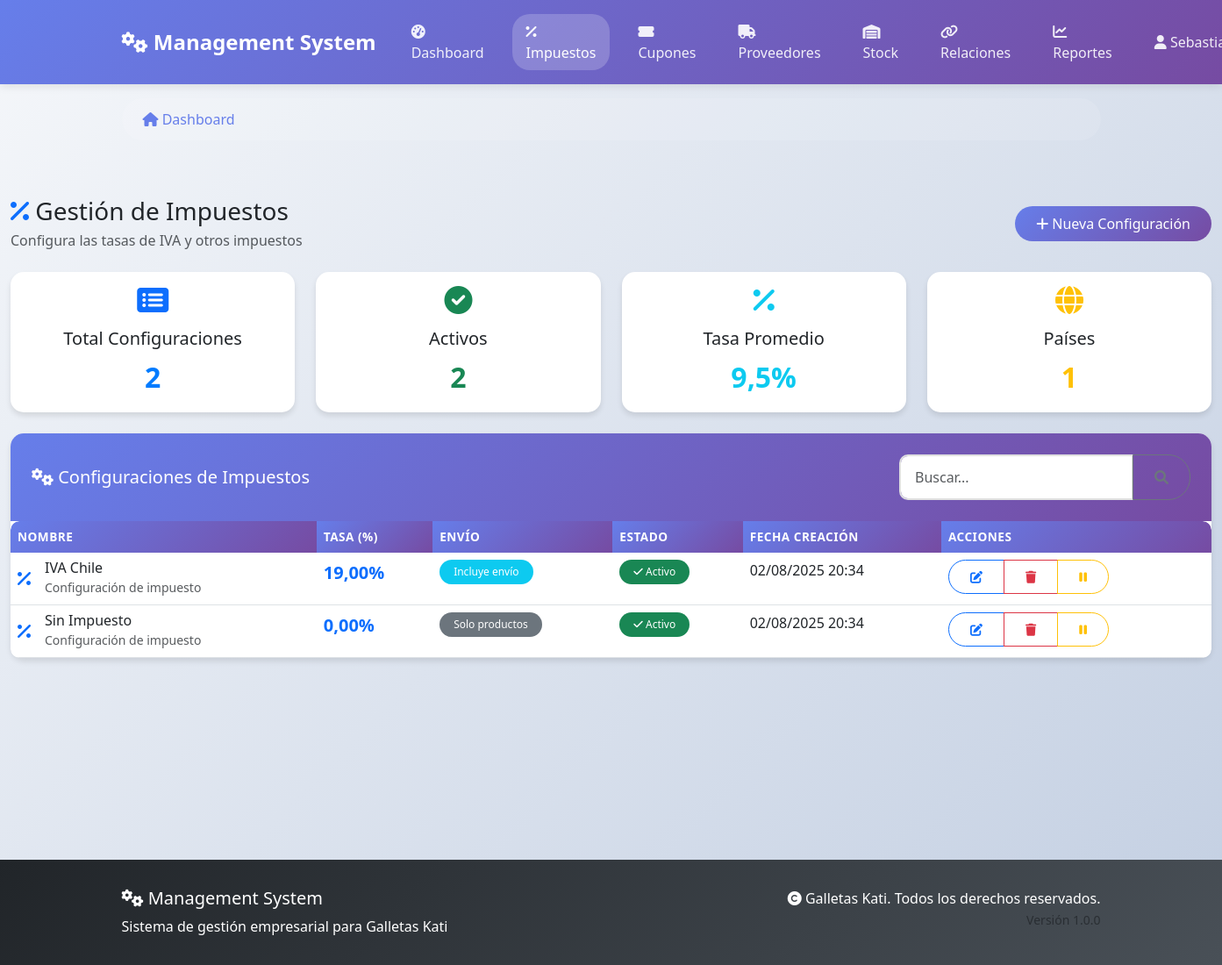
Page /management/impuestos/ (signed in) on the committed database.
### shop/models.py (models this page shows, shortened)
class TaxConfiguration(models.Model):
    name = models.CharField(max_length=100, help_text="Ej: IVA Chile")
    rate = models.DecimalField(
        max_digits=5,
        decimal_places=2,
        validators=[MinValueValidator(0), MaxValueValidator(100)],
        help_text="Porcentaje de impuesto (19% = 19.00)"
    )
    is_active = models.BooleanField(default=True)
    applies_to_shipping = models.BooleanField(default=False, help_text="¿Se aplica al costo de envío?")
    created_at = models.DateTimeField(auto_now_add=True)
    updated_at = models.DateTimeField(auto_now=True)
    class Meta:
        verbose_name = "Configuración de Impuesto"
        verbose_name_plural = "Configuraciones de Impuestos"
        ordering = ['-is_active', 'name']

### management/views.py (the view)
# urls.py: path('impuestos/', views.TaxManagementView.as_view(), name='tax_management'),
class TaxManagementView(SuperuserRequiredMixin, ListView):
    model = TaxConfiguration
    template_name = 'management/tax/management.html'
    context_object_name = 'tax_configurations'
    paginate_by = 20
    def get_context_data(self, **kwargs):
        context = super().get_context_data(**kwargs)
        context.update({
            'total_configurations': TaxConfiguration.objects.count(),
            'active_configurations': TaxConfiguration.objects.filter(is_active=True).count(),
            'average_rate': TaxConfiguration.objects.filter(is_active=True).aggregate(
                avg_rate=Avg('rate')
            )['avg_rate'] or 0,
            'unique_countries': 1,  # Por ahora solo Chile, ya que no hay campo country
        })
        return context

### management/templates/management/tax/management.html (shortened to what this page needs)
{% extends 'management/base.html' %}
{% load static %}
{% block content %}
<div class="container-fluid">
    <div class="row">
        <div class="col-12">
            <div class="d-flex justify-content-between align-items-center mb-4">
                <div>
                    <h2 class="h3 mb-1">
                        <i class="fas fa-percentage text-primary"></i>
                        Gestión de Impuestos
                    </h2>
                    <p class="text-muted mb-0">Configura las tasas de IVA y otros impuestos</p>
                </div>
                <button type="button" class="btn btn-primary btn-action" data-bs-toggle="modal" data-bs-target="#addTaxModal">
                    <i class="fas fa-plus"></i>
                    Nueva Configuración
                </button>
            </div>
        </div>
    </div>
    <div class="row mb-4">
        <div class="col-md-3">
            <div class="card tax-card text-center">
                <div class="card-body">
                    <i class="fas fa-list-alt fa-2x text-primary mb-3"></i>
                    <h5 class="card-title">Total Configuraciones</h5>
                    <span class="tax-rate">{{ total_configurations }}</span>
                </div>
            </div>
        </div>
        <div class="col-md-3">
            <div class="card tax-card text-center">
                <div class="card-body">
                    <i class="fas fa-check-circle fa-2x text-success mb-3"></i>
                    <h5 class="card-title">Activos</h5>
                    <span class="tax-rate text-success">{{ active_configurations }}</span>
                </div>
            </div>
        </div>
        <div class="col-md-3">
            <div class="card tax-card text-center">
                <div class="card-body">
                    <i class="fas fa-percentage fa-2x text-info mb-3"></i>
                    <h5 class="card-title">Tasa Promedio</h5>
                    <span class="tax-rate text-info">{{ average_rate|floatformat:1 }}%</span>
                </div>
            </div>
        </div>
        <div class="col-md-3">
            <div class="card tax-card text-center">
                <div class="card-body">
                    <i class="fas fa-globe fa-2x text-warning mb-3"></i>
                    <h5 class="card-title">Países</h5>
                    <span class="tax-rate text-warning">{{ unique_countries }}</span>
                </div>
            </div>
        </div>
    </div>
    <div class="card">
        <div class="card-header">
            <div class="row align-items-center">
                <div class="col">
                    <h5 class="mb-0">
                        <i class="fas fa-cogs"></i>
                        Configuraciones de Impuestos
                    </h5>
                </div>
                <div class="col-auto">
                    <div class="input-group">
                        <input type="text" class="form-control" placeholder="Buscar..." id="searchInput">
                        <button class="btn btn-outline-secondary" type="button">
                            <i class="fas fa-search"></i>
                        </button>
                    </div>
                </div>
            </div>
        </div>
        <div class="card-body p-0">
            <div class="table-responsive">
                <table class="table table-hover mb-0" id="taxTable">
                    <thead>
                        <tr>
                            <th>Nombre</th>
                            <th>Tasa (%)</th>
                            <th>Envío</th>
                            <th>Estado</th>
                            <th>Fecha Creación</th>
                            <th>Acciones</th>
                        </tr>
                    </thead>
                    <tbody>
                        {% for tax in tax_configurations %}
                        <tr>
                            <td>
                                <div class="d-flex align-items-center">
                                    <div class="me-3">
                                        <i class="fas fa-percentage fa-lg text-primary"></i>
                                    </div>
                                    <div>
                                        <h6 class="mb-0">{{ tax.name }}</h6>
                                        <small class="text-muted">Configuración de impuesto</small>
                                    </div>
                                </div>
                            </td>
                            <td>
                                <span class="fw-bold fs-5 text-primary">{{ tax.rate }}%</span>
                            </td>
                            <td>
                                {% if tax.applies_to_shipping %}
                                    <span class="badge bg-info">Incluye envío</span>
                                {% else %}
                                    <span class="badge bg-secondary">Solo productos</span>
                                {% endif %}
                            </td>
                            <td>
                                {% if tax.is_active %}
                                    <span class="badge badge-status bg-success">
                                        <i class="fas fa-check"></i> Activo
                                    </span>
                                {% else %}
                                    <span class="badge badge-status bg-secondary">
                                        <i class="fas fa-times"></i> Inactivo
                                    </span>
                                {% endif %}
                            </td>
                            <td>{{ tax.created_at|date:"d/m/Y H:i" }}</td>
                            <td>
                                <div class="btn-group" role="group">
                                    <button type="button" class="btn btn-sm btn-outline-primary"
                                            data-tax-id="{{ tax.id }}" onclick="editTax(this)" title="Editar">
                                        <i class="fas fa-edit"></i>
                                    </button>
                                    <button type="button" class="btn btn-sm btn-outline-danger"
                                            data-tax-id="{{ tax.id }}" onclick="deleteTax(this)" title="Eliminar">
                                        <i class="fas fa-trash"></i>
                                    </button>
                                    {% if tax.is_active %}
                                        <button type="button" class="btn btn-sm btn-outline-warning"
                                                data-tax-id="{{ tax.id }}" data-active="false" onclick="toggleTax(this)" title="Desactivar">
                                            <i class="fas fa-pause"></i>
                                        </button>
                                    {% else %}
                                        <button type="button" class="btn btn-sm btn-outline-success"
                                                data-tax-id="{{ tax.id }}" data-active="true" onclick="toggleTax(this)" title="Activar">
                                            <i class="fas fa-play"></i>
                                        </button>
                                    {% endif %}
                                </div>
                            </td>
                        </tr>
                        {% endfor %}
                    </tbody>
                </table>
            </div>
        </div>
    </div>
</div>
{% endblock %}

### management/templates/management/base.html (shortened to what this page needs)
<!DOCTYPE html>
{% load static %}
<html lang="es">
<head>
    <link href="https://cdn.jsdelivr.net/npm/bootstrap@5.3.0/dist/css/bootstrap.min.css" rel="stylesheet">
    <link href="https://cdnjs.cloudflare.com/ajax/libs/font-awesome/6.0.0/css/all.min.css" rel="stylesheet">
    <link href="https://cdn.jsdelivr.net/npm/sweetalert2@11/dist/sweetalert2.min.css" rel="stylesheet">
</head>
<body>
    <nav class="navbar navbar-expand-lg">
        <div class="container">
            <a class="navbar-brand" href="{% url 'management:dashboard' %}">
                <i class="fas fa-cogs"></i>
                Management System
            </a>
            <div class="collapse navbar-collapse" id="navbarNav">
                <ul class="navbar-nav me-auto">
                    <li class="nav-item">
                        <a class="nav-link {% if request.resolver_match.url_name == 'dashboard' %}active{% endif %}"
                           href="{% url 'management:dashboard' %}">
                            <i class="fas fa-tachometer-alt"></i> Dashboard
                        </a>
                    </li>
                    <li class="nav-item">
                        <a class="nav-link {% if 'tax' in request.resolver_match.url_name %}active{% endif %}"
                           href="{% url 'management:tax_management' %}">
                            <i class="fas fa-percentage"></i> Impuestos
                        </a>
                    </li>
                    <li class="nav-item">
                        <a class="nav-link {% if 'coupon' in request.resolver_match.url_name %}active{% endif %}"
                           href="{% url 'management:coupon_management' %}">
                            <i class="fas fa-ticket-alt"></i> Cupones
                        </a>
                    </li>
                    <li class="nav-item">
                        <a class="nav-link {% if 'supplier' in request.resolver_match.url_name %}active{% endif %}"
                           href="{% url 'management:supplier_management' %}">
                            <i class="fas fa-truck"></i> Proveedores
                        </a>
                    </li>
                    <li class="nav-item">
                        <a class="nav-link {% if 'stock' in request.resolver_match.url_name %}active{% endif %}"
                           href="{% url 'management:stock_management' %}">
                            <i class="fas fa-warehouse"></i> Stock
                        </a>
                    </li>
                    <li class="nav-item">
                        <a class="nav-link {% if 'relations' in request.resolver_match.url_name %}active{% endif %}"
                           href="{% url 'management:relations_management' %}">
                            <i class="fas fa-link"></i> Relaciones
                        </a>
                    </li>
                    <li class="nav-item">
                        <a class="nav-link {% if 'reports' in request.resolver_match.url_name %}active{% endif %}"
                           href="{% url 'management:reports' %}">
                            <i class="fas fa-chart-line"></i> Reportes
                        </a>
                    </li>
                </ul>
                <ul class="navbar-nav">
                    <li class="nav-item dropdown">
                        <a class="nav-link dropdown-toggle" href="#" id="navbarDropdown" role="button"
                           data-bs-toggle="dropdown">
                            <i class="fas fa-user"></i> {{ user.get_full_name|default:user.username }}
                        </a>
                    </li>
                </ul>
            </div>
        </div>
    </nav>
    {% block breadcrumb %}
    <div class="container mt-3">
        <nav aria-label="breadcrumb">
            <ol class="breadcrumb">
                <li class="breadcrumb-item">
                    <a href="{% url 'management:dashboard' %}">
                        <i class="fas fa-home"></i> Dashboard
                    </a>
                </li>
            </ol>
        </nav>
    </div>
    {% endblock %}
    <main class="main-content">
        <div class="fade-in-up">
            {% block content %}{% endblock %}
        </div>
    </main>
    <footer class="footer">
        <div class="container">
            <div class="row">
                <div class="col-md-6">
                    <h5>
                        <i class="fas fa-cogs"></i>
                        Management System
                    </h5>
                    <p class="mb-0">Sistema de gestión empresarial para Galletas Kati</p>
                </div>
                <div class="col-md-6 text-md-end">
                    <p class="mb-0">
                        <i class="fas fa-copyright"></i>
                        {{ current_year }} Galletas Kati. Todos los derechos reservados.
                    </p>
                    <small class="text-muted">Versión 1.0.0</small>
                </div>
            </div>
        </div>
    </footer>
</body>
</html>

### rows in the picture
TaxConfiguration: name "IVA Chile", rate "19,00", applies_to_shipping "Incluye envío", is_active True (drawn), created_at "02/08/2025 20:34"
TaxConfiguration: name "Sin Impuesto", rate "0,00", applies_to_shipping "Solo productos", is_active True (drawn), created_at "02/08/2025 20:34"

### other values in the picture
{{ total_configurations }} "2"
{{ active_configurations }} "2"
{{ average_rate|floatformat:1 }} "9,5"
{{ unique_countries }} "1"
